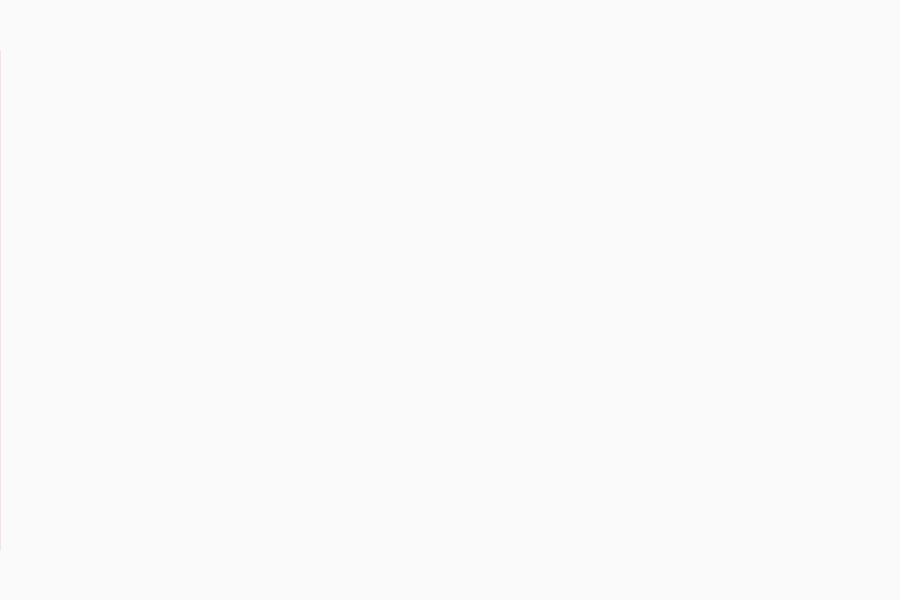
Frame 1 (no input)
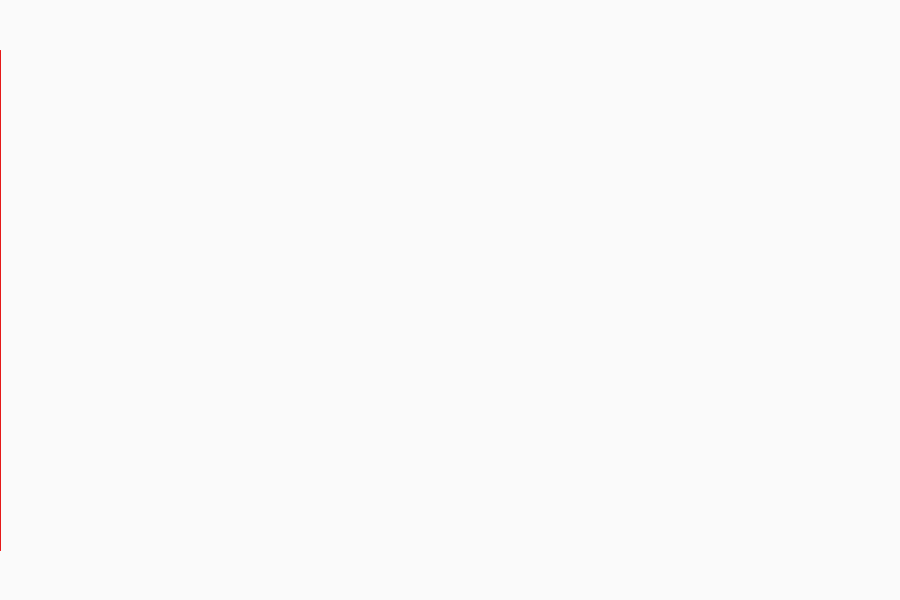
Frame 60 (the mouse pressed at the canvas centre just before this capture)
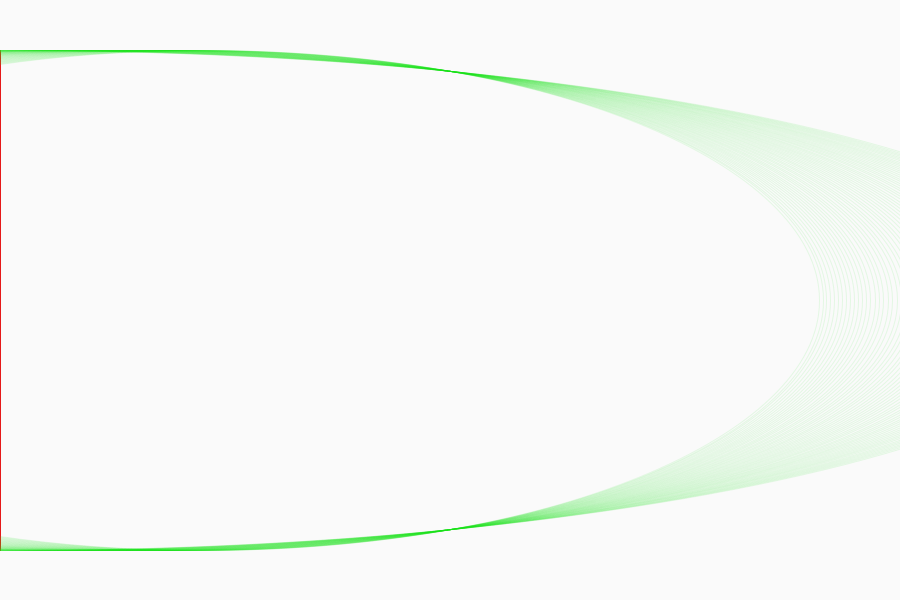
Frame 120 (the mouse held since frame 60 and released just before this capture)

The Processing sketch that drew these frames (run headless with seeded random() and noise(); from frame 60 on, the mouse is pressed at the canvas centre):

// Processing sketch: processing_56071
// ── processing_56071.pde

float x;
float easing = 0.01;
float diameter = 12;


void setup() {
  size(900, 600);
  smooth();
  //frameRate(15);
  noFill();
  //stroke(0,50);
  background(250);
}
void draw() {
  //float targetX = mouseX;
    x =  x + (mouseX - x)* easing;
 colorMode(HSB,100);
 //strokeWeight(abs((mouseX - x)*0.02));
 float color1 = map(mouseY, 0,900, 0, 100);
 
 
 stroke(color1,90,90,10);
  ellipse(x, 300, (mouseX - x)* 5, 500);
  println(mouseX + " : " + x);
}
